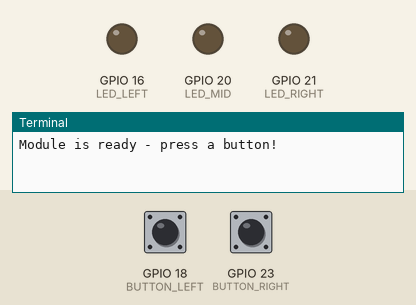
Recording of a program running on a simulated Raspberry Pi (BCM pin numbers). Parts: output pins drawn as LEDs (lit = HIGH), the last lines printed to the terminal. Inputs (shaded band) come from the test bench; at power-on: GPIO 23 (BUTTON_RIGHT) HIGH, GPIO 18 (BUTTON_LEFT) HIGH.

Above: at 1.2 s.
1.3 s: GPIO 23 (BUTTON_RIGHT) pulled LOW for 0.15 s
At 2.0 s:
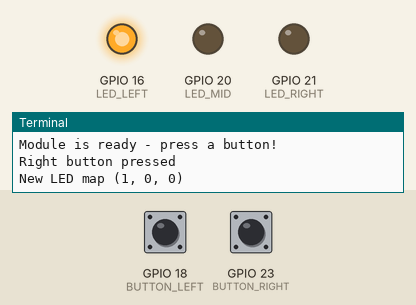
3.0 s: GPIO 23 (BUTTON_RIGHT) pulled LOW for 1 s
At 5.1 s:
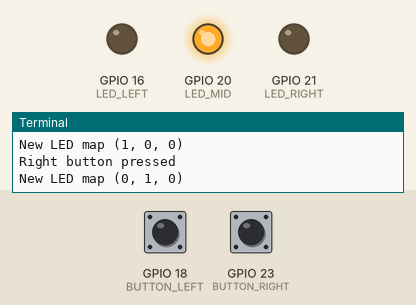
5.5 s: GPIO 23 (BUTTON_RIGHT) pulled LOW for 0.15 s
At 6.5 s:
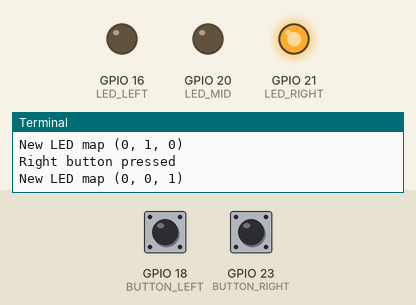
7.2 s: GPIO 23 (BUTTON_RIGHT) pulled LOW for 3.2 s
At 11.3 s:
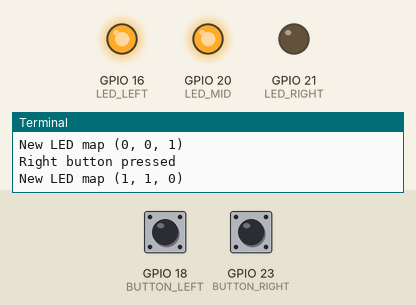
11.9 s: GPIO 23 (BUTTON_RIGHT) pulled LOW for 0.15 s
At 12.6 s:
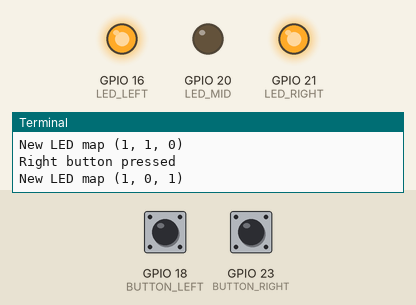
13.6 s: GPIO 18 (BUTTON_LEFT) pulled LOW for 0.15 s
At 15.1 s:
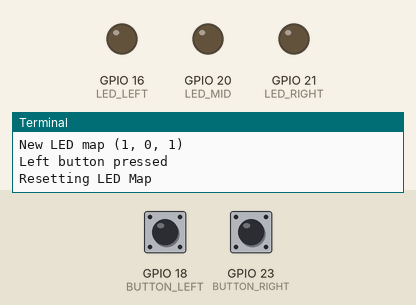
Timing chart, 0 to 16.3 s (numbered marks = the images above; inputs shaded):
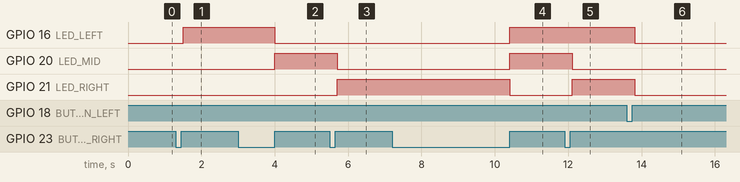

Measured:
- after the input at 1.3 s, GPIO 16 (LED_LEFT): LOW → HIGH after 0.20 s
- after the input at 3.0 s, GPIO 16 (LED_LEFT): HIGH → LOW after 1.0 s; GPIO 20 (LED_MID): LOW → HIGH after 1.0 s
- after the input at 5.5 s, GPIO 20 (LED_MID): HIGH → LOW after 0.20 s; GPIO 21 (LED_RIGHT): LOW → HIGH after 0.20 s
- after the input at 7.2 s, GPIO 16 (LED_LEFT), GPIO 20 (LED_MID): LOW → HIGH after 3.2 s; GPIO 21 (LED_RIGHT): HIGH → LOW after 3.2 s
- after the input at 11.9 s, GPIO 20 (LED_MID): HIGH → LOW after 0.21 s; GPIO 21 (LED_RIGHT): LOW → HIGH after 0.21 s
- after the input at 13.6 s, GPIO 16 (LED_LEFT), GPIO 21 (LED_RIGHT): HIGH → LOW after 0.21 s

The program:

rgb.py
```python
import RPi.GPIO as GPIO
import time

BUTTON_LEFT=18
BUTTON_RIGHT=23
LED_LEFT=16
LED_MID=20
LED_RIGHT=21

LED_MAPS = [(0, 0, 0), (1, 0, 0), (0, 1, 0), (0, 0, 1), (1, 1, 0), (1, 0, 1), (0, 1, 1), (1, 1, 1)]
LED_MAP_INDEX = 0
LED_MAP = LED_MAPS[LED_MAP_INDEX]

leftIsPressed = False
rightIsPressed = False

GPIO.setmode(GPIO.BCM)
GPIO.setup(BUTTON_LEFT, GPIO.IN, pull_up_down=GPIO.PUD_UP)
GPIO.setup(BUTTON_RIGHT, GPIO.IN, pull_up_down=GPIO.PUD_UP)
GPIO.setup(LED_LEFT, GPIO.OUT)
GPIO.setup(LED_MID, GPIO.OUT)
GPIO.setup(LED_RIGHT, GPIO.OUT)

print("Module is ready - press a button!")

try:
	while True:
		left_button_pressed = not GPIO.input(BUTTON_LEFT)
		right_button_pressed = not GPIO.input(BUTTON_RIGHT)

		if left_button_pressed:
			leftIsPressed = True
		elif leftIsPressed:
			print("Left button pressed")
			LED_MAP_INDEX = 0
			LED_MAP = LED_MAPS[LED_MAP_INDEX]
			print("Resetting LED Map")
			leftIsPressed = False

		if right_button_pressed:
			rightIsPressed = True
		elif rightIsPressed:
			print("Right button pressed")
			# Change LED map config
			LED_MAP_INDEX = LED_MAP_INDEX + 1
			if LED_MAP_INDEX == len(LED_MAPS):
				LED_MAP_INDEX = 0
			LED_MAP = LED_MAPS[LED_MAP_INDEX]
			print("New LED map", LED_MAP)
			rightIsPressed = False

		GPIO.output(LED_LEFT, LED_MAP[0])
		GPIO.output(LED_MID, LED_MAP[1])
		GPIO.output(LED_RIGHT, LED_MAP[2])
		time.sleep(0.1)
finally:
	GPIO.cleanup()
```
